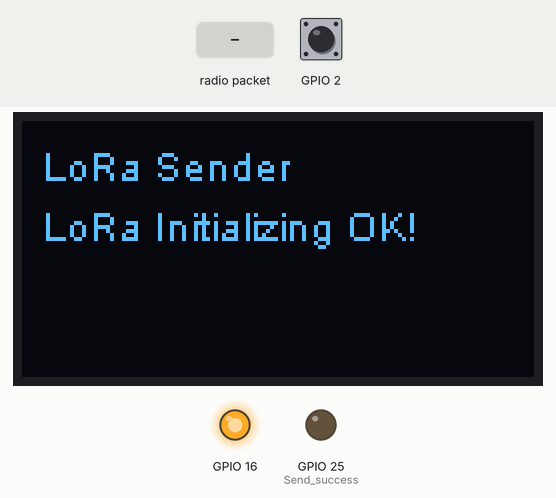
The sketch below on a simulated ESP32. Parts: 128×64 one-colour display, output pins drawn as LEDs (lit = HIGH). Inputs (shaded band) come from the test bench; at power-on: GPIO 2 HIGH. WiFi joins after 1.5 s; servers stay silent unless stated; no radio packets arrive unless stated; what the sketch prints to the serial monitor is not drawn.

Above: at 1.7 s.
At 4.8 s:
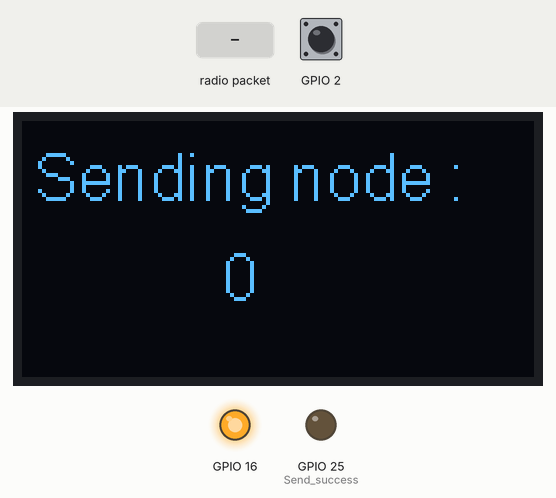
4.9 s: radio packet "999.9" arrives
At 5.9 s:
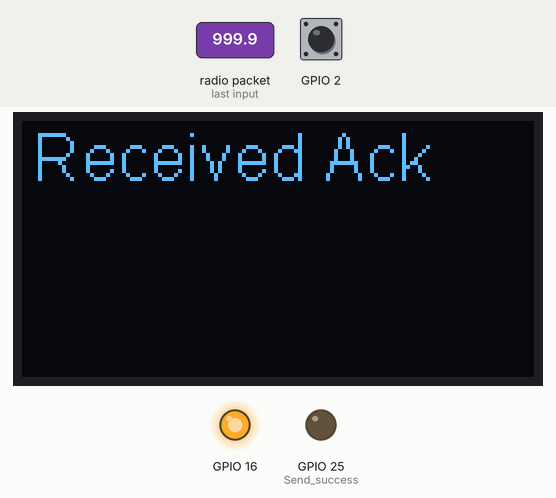
6.4 s: radio packet "1" arrives
9.4 s: radio packet "0" arrives
At 13.6 s:
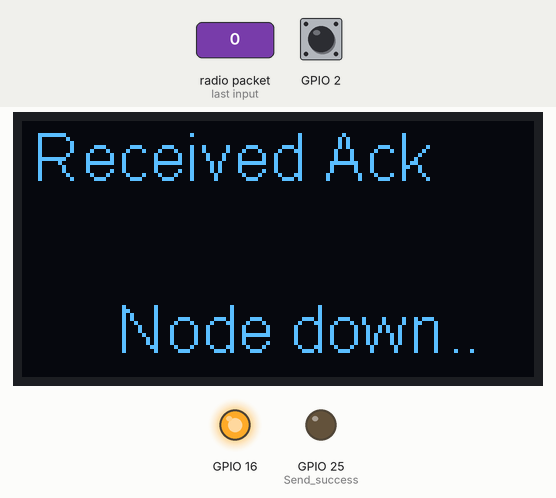
Timing chart, 0 to 15.1 s (numbered marks = the images above; inputs shaded):
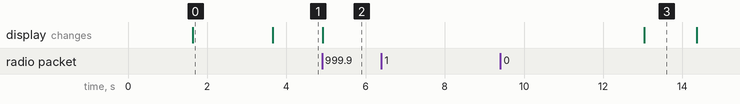

The sketch:

heltec_lora_master.ino
```cpp
//***************** TEST LoRa Hitech ESP32 LED *********************************

#include <Wire.h>  // Only needed for Arduino 1.6.5 and earlier
#include "SSD1306.h" // alias for `#include "SSD1306Wire.h"`
//              #include <WiFi.h>
//              #include <PubSubClient.h>
#include <SPI.h>
#include <LoRa.h>
#include<Arduino.h>

SSD1306 display(0x3c, 4, 15);

#define SS 18
#define RST 14
#define DI0 26
///////////////////////////////////////////////////////////////////////////////////////////////

// ***** ส่วนตรงนี้กำหนดช่อง WIFI เพื่อส่งขึ้น Cloud  (อาจใช้ตัว router WIFI 4G ได้เลย) *****************

#include <WiFi.h>
#include <IOXhop_FirebaseESP32.h>

// Set these to run example.
#define FIREBASE_HOST "https://project-lighting-status-default-rtdb.firebaseio.com/"
#define FIREBASE_AUTH "gFL2cICRlkLZkpbTP598HKQQ3KdJpvVBqmUfJPGY"
#define WIFI_SSID "WiFiname"
#define WIFI_PASSWORD "password"

///////////////////////////////////////////////////////////////////////////////////////////////

#define LED_PIN 22
//-------------------------------------------------------------------------------------------

// ส่วนตรงนี้กำหนด LoRA ความถี่ที่ใช้ในไทย
// และค่าความแรงและอื่นๆ
#define BAND 923000000.00
#define spreadingFactor 9
#define SignalBandwidth 62.5E3
#define SignalBandwidth 31.25E3
#define SignalBandwidth 125E3
#define preambleLength 8
#define codingRateDenominator 8

/////////////////////////////////////////////

//ตรงนี้กำหนดโปรแกรมใช้งาน WIFI และ MQTT

//////////////////////////////////////////////

long lastMsg = 0;
byte counter = 0;     // ใช้เริ่มนับสแกน แต่ละตัวรับ LoRA
byte node_num = 0;    // จำนวน โนดทั้งหมด (มี สองโหมด คือ โหมดศูนย์ มีเลขอุปกรณ์คือ 0..31 และโหมดหนึ่ง มีเลขอุปกรณ์คือ 32...63)
byte end_counter = 0; // เก็บหมายเลขสุดท้ายของจำนวนโหนดที่เลือกไว้ โดย node_num
String data;
String scan_num;
     //ขนาดของอะเรย์ต่อไปนี้จะต้องมีขนาดที่แปลตามจำนวนเสาหรือข้อมูลที่เราต้องการใช้ ปัจจุบันตัวอย่างจำนวน 2 โนด โดยโนดหมายเลข "0" เป็นการวัดค่าต่างๆ เช่น อุณหภูมิ ที่สถานี
     // และ หมายเลข "1" เป็น เสาต้นที่หนึ่ง ซึ่งมีค่าที่ต้องการวัดคือ Volt, Amp ส่งกลับมาเพื่อประมวลผลค่าต่างๆอีกที เช่น หากมีการเปิดไฟส่องสว่างแต่อ่านค่ากระแสได้น้อยมาก
     // หรือเท่ากันศูนย์ก็แสดงว่าหลอดขาด, หรือไม่มี Volt ก็แสดงว่าสายไฟขาด, หรือหากยังไม่มีการเปิดไฟส่องสว่างแต่กลับวัดได้ค่ากระแสไหลในระดับหนึ่งก็แสดงว่าไฟรั่ว ที่เสานั้น
     // เหล่านี้เป็นต้น ส่วนกรณีตัวโมดูลวัดเสียหายไม่ทำงาน ตัวแม่นี้จะกำหนดคำว่า "DOWN" ขึ้นสู่ MQTT Cloud เพื่อแสดงให้ทราบว่าตัววัดเสียหายไม่ทำงาน..
     // โดยตัวแปร V[..], A[..], S[..] ก็คือ Volt, Amp และ Status ของตัวโมดูลวัด ตามลำดับ
String V[64]={"V00","V01","V02","V03","V04","V05","V06","V07","V08","V09","V10","V11","V12","V13","V14","V15",
              "V16","V17","V18","V19","V20","V21","V22","V23","V24","V25","V26","V27","V28","V29","V30","V31",
              "V32","V33","V34","V35","V36","V37","V38","V39","V40","V41","V42","V43","V44","V45","V46","V47",
              "V48","V49","V50","V51","V52","V53","V54","V55","V56","V57","V58","V59","V60","V61","V62","V63"};
String A[64]={"A00","A01","A02","A03","A04","A05","A06","A07","A08","A09","A10","A11","A12","A13","A14","A15",
              "A16","A17","A18","A19","A20","A21","A22","A23","A24","A25","A26","A27","A28","A29","A30","A31",
              "A32","A33","A34","A35","A36","A37","A38","A39","A40","A41","A42","A43","A44","A45","A46","A47",
              "A48","A49","A50","A51","A52","A53","A54","A55","A56","A57","A58","A59","A60","A61","A62","A63"};
String S[64]={"S00","S01","S02","S03","S04","S05","S06","S07","S08","S09","S10","S11","S12","S13","S14","S15",
              "S16","S17","S18","S19","S20","S21","S22","S23","S24","S25","S26","S27","S28","S29","S30","S31",
              "S32","S33","S34","S35","S36","S37","S38","S39","S40","S41","S42","S43","S44","S45","S46","S47",
              "S48","S49","V50","S51","S52","S53","S54","S55","S56","S57","S58","S59","S60","S61","S62","S63"};
String Station_sensor[2]={"Temp","Humi"};    //กำหนดขนาดให้แปลเปลี่ยนไปตามจำนวนค่าที่เราต้องการวัดที่สถานีได เช่น เพื่อค่า PM 2.5 เป็นต้น
char json_char6[500];      //ตรงนี้ อาจต้องเพิ่มขนาดหากเราต้องการวัดค่ามากขึ้น หรือเพิ่มจำนวนเสาไฟมากขึ้น แต่ต้องระวังหน่วยความจำไม่พอ
String json_format6;      //กำหนดรูปแบบ json ส่ง MQTT server
char json_char1[500];      //ตรงนี้ อาจต้องเพิ่มขนาดหากเราต้องการวัดค่ามากขึ้น หรือเพิ่มจำนวนเสาไฟมากขึ้น แต่ต้องระวังหน่วยความจำไม่พอ
String json_format1;      //กำหนดรูปแบบ json ส่ง MQTT server
char json_char2[500];      //ตรงนี้ อาจต้องเพิ่มขนาดหากเราต้องการวัดค่ามากขึ้น หรือเพิ่มจำนวนเสาไฟมากขึ้น แต่ต้องระวังหน่วยความจำไม่พอ
String json_format2;      //กำหนดรูปแบบ json ส่ง MQTT server
char json_char3[500];      //ตรงนี้ อาจต้องเพิ่มขนาดหากเราต้องการวัดค่ามากขึ้น หรือเพิ่มจำนวนเสาไฟมากขึ้น แต่ต้องระวังหน่วยความจำไม่พอ
String json_format3;      //กำหนดรูปแบบ json ส่ง MQTT server
char json_char4[500];      //ตรงนี้ อาจต้องเพิ่มขนาดหากเราต้องการวัดค่ามากขึ้น หรือเพิ่มจำนวนเสาไฟมากขึ้น แต่ต้องระวังหน่วยความจำไม่พอ
String json_format4;      //กำหนดรูปแบบ json ส่ง MQTT server
char json_char5[500];      //ตรงนี้ อาจต้องเพิ่มขนาดหากเราต้องการวัดค่ามากขึ้น หรือเพิ่มจำนวนเสาไฟมากขึ้น แต่ต้องระวังหน่วยความจำไม่พอ
String json_format5;      //กำหนดรูปแบบ json ส่ง MQTT server
bool sw_mode = false;   // กำหนด Mode "0" เป็นค่า default ก่อน คือ หมายเลขเครื่องจะเป็น 0..31

//---------------------- SETUP ----------------------------------------------------------------------------------------------------------------
void setup() {
/////////////////////////////
   Serial.begin(9600);

  // connect to wifi.
  WiFi.begin(WIFI_SSID, WIFI_PASSWORD);
  Serial.print("connecting");
  while (WiFi.status() != WL_CONNECTED) {
    Serial.print(".");
    delay(500);
  }
  Serial.println();
  Serial.print("connected: ");
  Serial.println(WiFi.localIP());


  Firebase.begin(FIREBASE_HOST, FIREBASE_AUTH);

  //------------ Lora setup --------------------------------
  pinMode(25,OUTPUT); //Send success, LED will bright 1 second
  //set for thump wheel switch
  pinMode(36, INPUT_PULLUP);
  pinMode(37, INPUT_PULLUP);
  pinMode(38, INPUT_PULLUP);
  pinMode(39, INPUT_PULLUP);
  pinMode(32, INPUT_PULLUP);
  pinMode(33, INPUT_PULLUP);
  pinMode(0, INPUT_PULLUP);
  pinMode(23, INPUT_PULLUP);
  pinMode(16,OUTPUT);
  digitalWrite(16, LOW); // set GPIO16 low to reset OLED
  delay(50);
  digitalWrite(16, HIGH);
  node_num = 2 ;  // อ่านจำนวนทั่งหมดของโนด ที่จะต้องแสกน  (อาจกำหนดเองตายตัวเลยก็ได้)
  //Serial.begin(9600);
  while (!Serial); //If just the the basic function, must connect to a computer
  // pin for select mode
  pinMode(2,INPUT_PULLUP);
  if(digitalRead(2)){counter = 0; sw_mode = false;}  // อ่านค่า โมดสวิทช์ ( mode 0, 1)
  else {counter = 32; sw_mode = true;}
  end_counter = counter + node_num +1;

  Serial.println(counter);
  Serial.println(end_counter);
  Serial.println("................................");


// Initialising the UI will init the display too.
  display.init();
  display.flipScreenVertically();
  display.setFont(ArialMT_Plain_10);
  display.setTextAlignment(TEXT_ALIGN_LEFT);
  display.drawString(5,5,"LoRa Sender");
  display.display();
  SPI.begin(5,19,27,18);
  LoRa.setPins(SS,RST,DI0);
  Serial.println("LoRa Sender");
  if (!LoRa.begin(BAND)) {
    Serial.println("Starting LoRa failed!");
    while (1);
  }
  Serial.print("LoRa Spreading Factor: ");
  Serial.println(spreadingFactor);
  LoRa.setSpreadingFactor(spreadingFactor);
  Serial.print("LoRa Signal Bandwidth: ");
  Serial.println(SignalBandwidth);
  LoRa.setSignalBandwidth(SignalBandwidth);
  LoRa.setCodingRate4(codingRateDenominator);
  LoRa.setPreambleLength(preambleLength);
  Serial.println("LoRa Initial OK!");
  display.drawString(5,20,"LoRa Initializing OK!");
  display.display();
  delay(2000);
}
//--------------------------- LOOP MAIN -------------------------------
void loop() {

     /////===========  LOOP RECIEVED DATA FROM LORA (POLE) FOREVER =======================
  //[1] send request node
  //== Show on Serial debug
      Serial.print("Sending node number: ");
      Serial.println(counter);

  //== show Node number on LED ==
      display.clear();
      display.setFont(ArialMT_Plain_16);
      display.drawString(3, 5, "Sending node : ");
      display.drawString(50, 30, String(counter));
      display.display();

  // ======== Send Node number on Lora ===================
      LoRa.beginPacket();
      LoRa.print(counter);
      LoRa.endPacket();

 //[2]=============== wait for response 3 seccons ====================
// try to parse packet
      int count_time = 0;
      bool flag_time = false;

    while(count_time < 350 && !flag_time)  // ค่า count_time จะใช้สำหรับรอค่าที่มาจากเสาไฟฟ้าที่ต้องการติดต่อด้วยค่าโดยประมาณ 4-5 วินาที หากพ้นเวลานี้ถือว่าเสีย
        {
        int packetSize = LoRa.parsePacket();
          if (packetSize) {
                    display.clear();
                    display.setFont(ArialMT_Plain_16);
                    display.drawString(3, 0, "Received Ack"); // <= Show on LED
                    display.display();
                    while (LoRa.available())
                         {
                           data = LoRa.readString();
                           Serial.print("data is : ");
                           Serial.println(data);       // <= Show on Serial Debug
                           display.display();
                          }
                   scan_num = String(counter);
                   if (scan_num.length()==1) scan_num = "0"+scan_num; //เพิ่ม ศูนย์ ไว้ข้างหน้าอีกหนึ่งหลัก กรณี หมายเลขเป็น 0-9
                   if (data.substring(0,2).equals(scan_num)) //หากค่าที่รับได้ตรงหมายเลขที่เรียกไปก็ดำเนินการส่ง MQTT ต่อไป
                        {
                          Serial.println("  OK..rev data..............................!");
                          data = data.substring(2,data.length());
                          display.drawString(20,22,data);  //<== Show on LED
                          display.display();
                          delay(1000);
                          display.drawString(20,22,"           ");
                          display.drawString(35,22,"           ");
                          display.display();
                          flag_time = true;
                        }
                  }
        count_time++;
        Serial.print(" cout_time = ");    //ตรงนี้ไม่ต้องตัดออกเพราะใช้ ชลอการอ่านการตอบสนองของเสาไฟที่ต้องการติดต่อด้วย (แทนการใช้ delay())
        Serial.println(count_time);
      }
          // ตรวจสอบก่อนว่า รอเกินเวลาหรือเปล่า หากเกินก็แสดงผลออก LED ว่า โนดเสียหายแล้ว (Node down...)
   if(count_time >= 350){
        Serial.println(" Node down...!");
        Serial.println(" Scan next node...");
        display.drawString(20,43,"            ");
        display.drawString(20,43," Node down..");
        display.display();
        delay(1000);
        display.drawString(20,43,"            ");
        display.display();
        S[counter]="Down";
        V[counter]= "None";
        A[counter]= "None";

        if(counter == 1){
          Firebase.set("node1/1/V",V[1]);
          Firebase.set("node1/1/A",A[1]);
          Firebase.set("node1/1/S",S[1]);
        }  else if(counter == 2){
          Firebase.set("node1/2/V",V[2]);
          Firebase.set("node1/2/A",A[2]);
          Firebase.set("node1/2/S",S[2]);
        }  else if(counter == 3){
          Firebase.set("node1/3/V",V[3]);
          Firebase.set("node1/3/A",A[3]);
          Firebase.set("node1/3/S",S[3]);

                                     }
                    }else{         // หากไม่ใช่ก็ทำการส่ง MQTT ต่อไป
                            digitalWrite(25, HIGH); // turn the LED on (HIGH is the voltage level)
                            delay(1000); // wait for a second

                      //=========== manag data send to MQTT ===========================
                            if ((counter==0 && sw_mode == false)||(counter==32 && sw_mode == true)){ //กรณีเป็นตัวที่ ศูนย์ คือวัด อุณหภูมิ กับ ความชื่น ก็กำหนดให้เอาอักษรแสดงคือ 0-4 (00.00) และ 6-10 (00.00)
                               Station_sensor[0]=data.substring(0,5);
                               Station_sensor[1]=data.substring(6,11);
                            }else{   //กรณีวัดโวล์และกระแส ก็กำหนดให้เอาอักษรมาแสดงเป็น  0-5 (000.00) Volt และ 7-12 (000.00) Amp
                                     V[counter]=data.substring(1,6);
                                     A[counter]=data.substring(8,12);
                                     S[counter]="OK";
                                     Serial.print(V[counter]);
                                     Serial.print(A[counter]);
                                     Serial.print(S[counter]);
                                      if (V[counter] ==  "999.9"){
                                        S[counter]="BAD";
                                      }else {
                                        S[counter]="OK";
                                      }


                                }
                                // พิมพ์ค่าดูเฉยๆ
                               // Serial.print(" Station_sensor[0]= ");Serial.println(Station_sensor[0]);
                                //Serial.print(" Station_sensor[1]= ");Serial.println(Station_sensor[1]);

                                //ตรงนี้กำหนดเพิ่มค่าที่ต้องการวัดที่สถานีได้ตามต้องการ โดยการเปลี่ยนแปลงขนาด Array
                                if (sw_mode == false){
                                    if(counter == 0){
                                        Firebase.set("node1/0/t",Station_sensor[0]);
                                        Firebase.set("node1/0/h",Station_sensor[1]);
                                     }else if(counter == 1){
                                       Firebase.set("node1/1/V",V[1]);
                                       Firebase.set("node1/1/A",A[1]);
                                       Firebase.set("node1/1/S",S[1]);
                                     }  else if(counter == 2){
                                       Firebase.set("node1/2/V",V[2]);
                                       Firebase.set("node1/2/A",A[2]);
                                       Firebase.set("node1/2/S",S[2]);
                                     }  else if(counter == 3){
                                       Firebase.set("node1/3/V",V[3]);
                                       Firebase.set("node1/3/A",A[3]);
                                       Firebase.set("node1/3/S",S[3]);
                                     }
                               }else{
                                    //--------------------------
                               }

                            delay(200);
                            digitalWrite(25, LOW); // turn the LED off by making the voltage LOW
                            delay(1000); // wait for a second
                        }

   counter++;
  if (counter == end_counter && sw_mode == false) counter = 0;
  if (counter == end_counter && sw_mode == true) counter = 32;

   delay(300);
   // กลับขึ้นไปวนรับข้อมูลส่งขึ้น Cloud ในรอบต่อไป....
    }
```

Measured:
- after the input at 4.9 s, the display: changes at once (image 2)
- after the input at 6.4 s, every drawn part: stays the same
- what the display in image 0 shows lasts 2.1 s, from 1.6 s to 3.7 s
